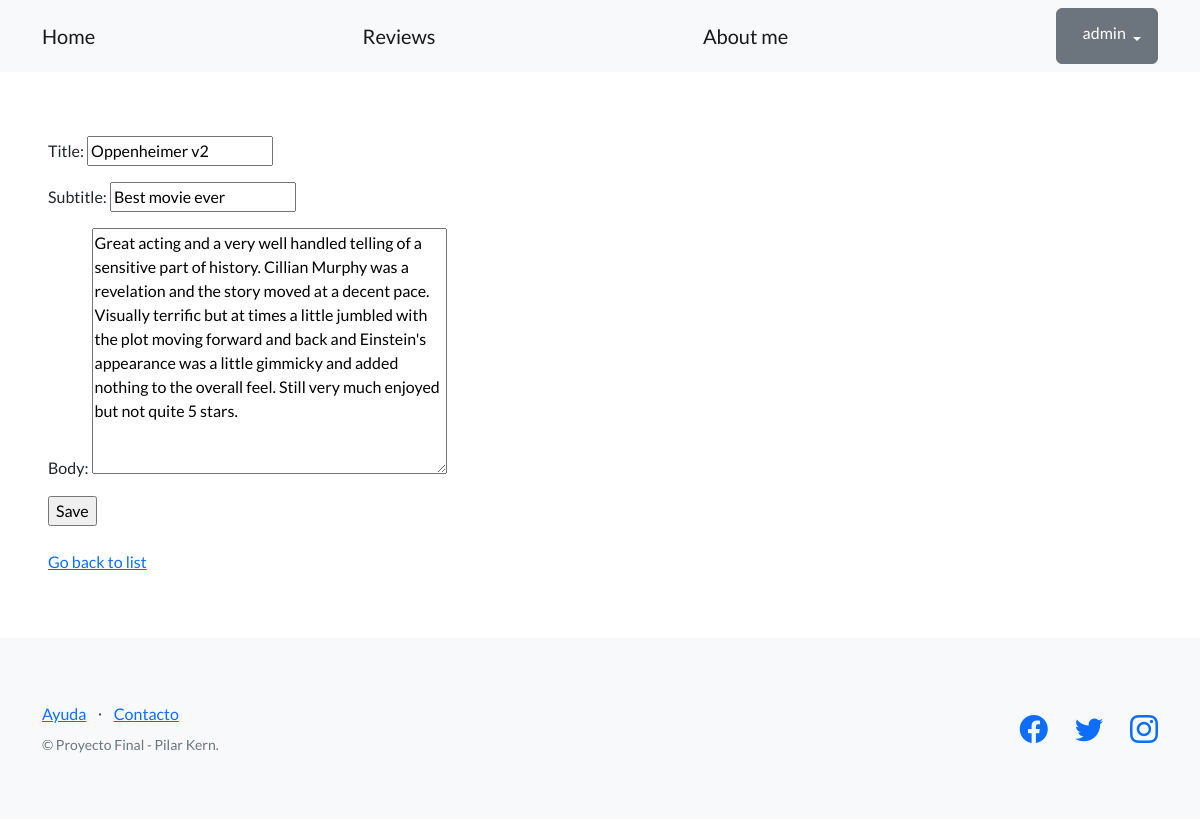
The page /blog/edit-article/14/ (signed in) on the database its author committed.
### blog/models.py (models this page shows, shortened)
class Article(models.Model):
    title = models.CharField(max_length=64)
    subtitle = models.CharField(max_length=256, blank=True)
    body = models.TextField()
    date = models.DateField(auto_now=True, null=True)
    creator = models.ForeignKey(User, on_delete=models.SET_NULL, null=True)

### blog/views.py (the view)
# urls.py: path('edit-article/<int:pk>/', ArticleUpdateView.as_view(), name='edit_article'),
class ArticleUpdateView(LoginRequiredMixin, UpdateView):
     model = Article
     fields = ('title', 'subtitle', 'body')
     success_url = reverse_lazy('articles_list')

### blog/templates/blog/article_form.html (shortened to what this page needs)
{% extends "base.html" %}
{% block contenido %}
<form method="post">
 {{ form.as_p }}
 <input type="submit" value="Save" />
</form>
<br>
<a href="{% url 'articles_list' %}">Go back to list</a>
{% endblock contenido %}

### templates_base/base.html (shortened to what this page needs)
{% load static %}
<!DOCTYPE html>
<html lang="en">
    <head>
        <link href="https://cdn.jsdelivr.net/npm/bootstrap-icons@1.5.0/font/bootstrap-icons.css" rel="stylesheet" type="text/css" />
        <link href="{% static 'css/styles.css' %}" rel="stylesheet" />
    </head>
    <body>
        <nav class="navbar navbar-light bg-light static-top">
            <div class="container">
                <a class="navbar-brand" href="{% url 'home' %}">Home</a>
                <a class="navbar-brand" href="{% url 'articles_list' %}">Reviews</a>
                <a class="navbar-brand" href="{% url 'about' %}" >About me</a>
                {% if user.is_authenticated %}
                <div class="dropdown">
                    <button class="btn btn-secondary dropdown-toggle" type="button" id="dropdownMenuButton1" data-bs-toggle="dropdown" aria-expanded="false">
                        <div style="display: inline-flex;">
                            <span>{{ user.username }}</span>
                        </div>
                    </button>
                </div>
                {% else %}
                <a class="btn btn-primary" href="{% url 'login' %}">Log in</a>
                <a class="btn btn-success" href="{% url 'sign_up' %}">Sign up</a>
                {% endif %}
            </div>
        </nav>
        <section style="padding:4rem 3rem;">
            {% block contenido %}
            {% endblock contenido %}
        </section>
        <footer class="footer bg-light">
            <div class="container">
                <div class="row">
                    <div class="col-lg-6 h-100 text-center text-lg-start my-auto">
                        <ul class="list-inline mb-2">
                            <li class="list-inline-item"><a href="#!">Ayuda</a></li>
                            <li class="list-inline-item">⋅</li>
                            <li class="list-inline-item"><a href="#!">Contacto</a></li>
                        </ul>
                        <p class="text-muted small mb-4 mb-lg-0">&copy; Proyecto Final - Pilar Kern.</p>
                    </div>
                    <div class="col-lg-6 h-100 text-center text-lg-end my-auto">
                        <ul class="list-inline mb-0">
                            <li class="list-inline-item me-4">
                                <a href="https://www.facebook.com/NetflixArg"><i class="bi-facebook fs-3"></i></a>
                            </li>
                            <li class="list-inline-item me-4">
                                <a href="https://twitter.com/netflix"><i class="bi-twitter fs-3"></i></a>
                            </li>
                            <li class="list-inline-item">
                                <a href="https://www.instagram.com/netflix"><i class="bi-instagram fs-3"></i></a>
                            </li>
                        </ul>
                    </div>
                </div>
            </div>
        </footer>
    </body>
</html>

### rows shown on the page
Article: title "Oppenheimer v2", subtitle "Best movie ever", body "Great acting and a very well handled telling of a sensitive part of history. Cillian Murphy was a revelation and the story moved at a decent pace. Visually terrific but at times a little jumbled with the plot moving forward and back and Einstein's appearance was a little gimmicky and added nothing to the overall feel. Still very much enjoyed but not quite 5 stars."

### other values the page prints
{{ user.username }} "admin"
